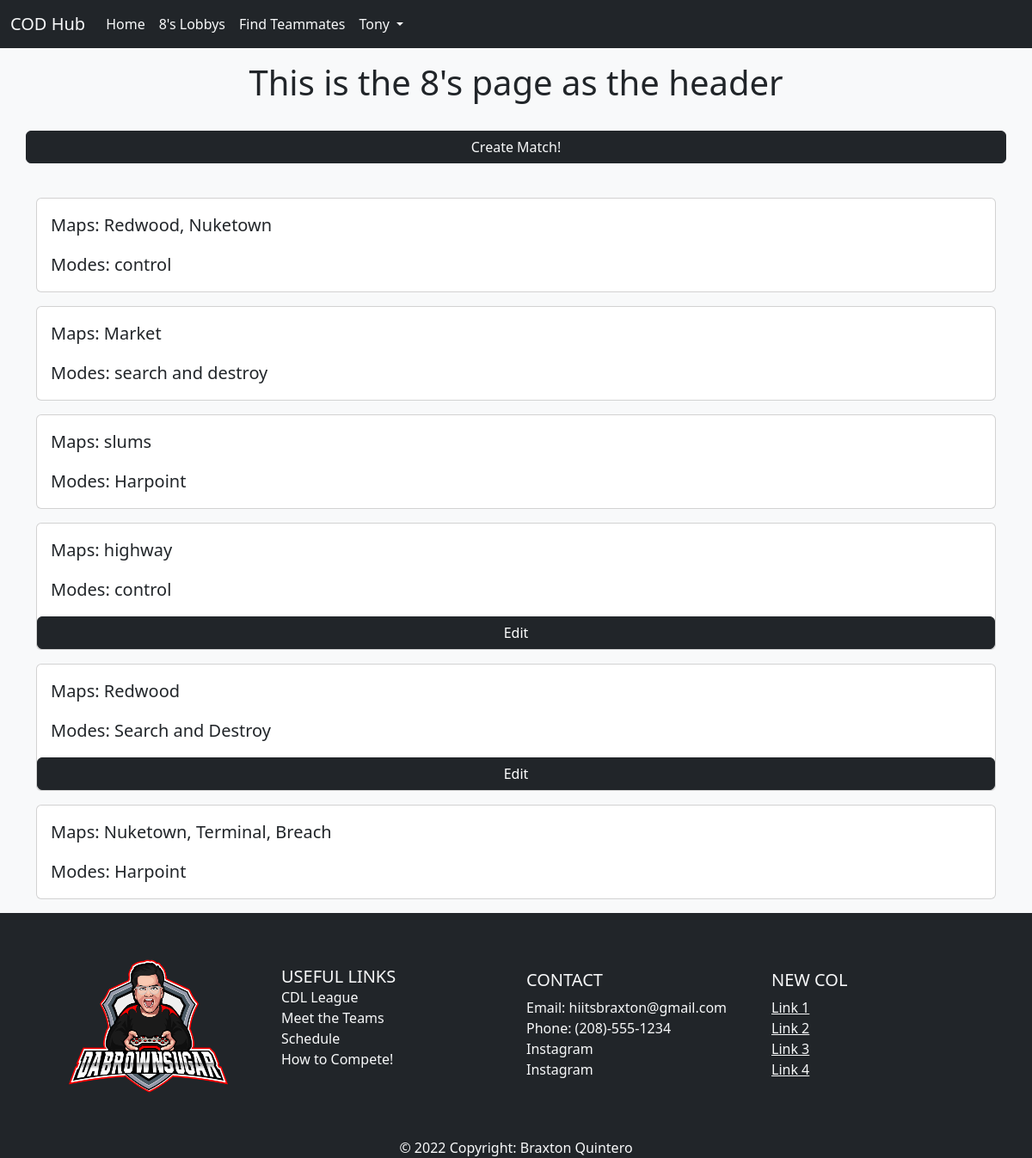
The app's page /eights (signed in), older data.
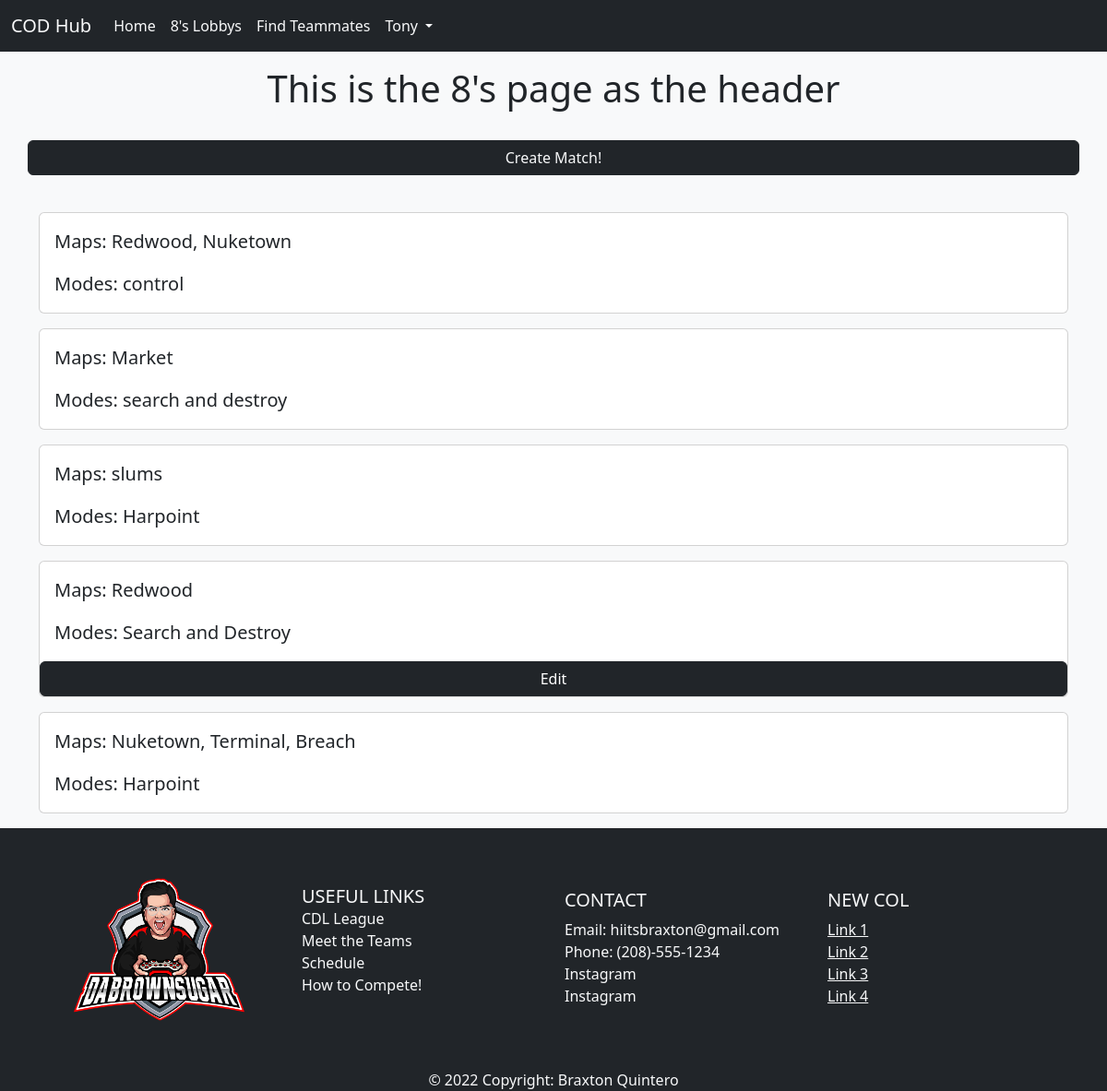
The same page, newer data.
### app/models.py (models this page shows, shortened)
class User(db.Model, UserMixin):
    id = db.Column(db.Integer, primary_key=True)
    email = db.Column(db.String(50), nullable=False, unique=True)
    username = db.Column(db.String(50), nullable=False, unique=True)
    password = db.Column(db.String(256), nullable=False)
    date_created = db.Column(db.DateTime, nullable=False, default=datetime.utcnow)

class Matches(db.Model):
    id = db.Column(db.Integer, primary_key=True)
    modes = db.Column(db.String(50), nullable=False)
    maps = db.Column(db.String(255), nullable=False)
    date_created = db.Column(db.DateTime, nullable=False, default=datetime.utcnow)
    user_id = db.Column(db.Integer, db.ForeignKey('user.id'))

### app/routes.py (the view)
@app.route("/eights", methods= ["GET", "POST"])
@login_required
def eights():
    matches = Matches.query.order_by(Matches.date_created.desc()).all()
    print(matches)
    return render_template('eights.html', matches=matches)

### app/models.py (called while the page is built)
@login.user_loader
def load_user(user_id):
    return User.query.get(user_id)

### app/templates/eights.html (shortened to what this page needs)
{% extends "base.html" %}
{% block content %}
<div class="row align-items-center justify-content-evenly text-center mt-3">
    <h1>This is the 8's page as the header</h1>
    <a href="{{ url_for('match') }}" class="btn btn-dark my-4 text-light">Create Match!</a>
</div>
{% for match in matches %}
<div class="card my-3">
    <div class="card-body">
    <blockquote class="blockquote mb-0">
        <p>Maps: {{ match.maps }}</p>
        <p>Modes: {{ match.modes }}</p>
    </blockquote>
    </div>
    {% if match.user_id == current_user.id %}
    <a href="{{ url_for('edit_match', match_id=match.id) }}" class="btn btn-dark">Edit</a>
    {% endif %}
</div>
{% endfor %}
{% endblock content %}

### app/templates/base.html (shortened to what this page needs)
<!DOCTYPE html>
<html lang="en">
<head>
    <link rel="stylesheet" href="https://cdn.jsdelivr.net/npm/bootstrap@5.2.2/dist/css/bootstrap.min.css">
</head>
<body class="bg-light">
    {% include 'navbar.html' %}
    <div style = "min-height: 75vh; " class="container position-relative">
        {% block content %}
        {% endblock %}
    </div>
    <footer>
        {% include 'footer.html' %}
    </footer>
</body>
</html>

### app/templates/navbar.html (shortened to what this page needs)
  <nav class="navbar navbar-expand-lg bg-dark">
    <div class="container-fluid">
      <a class="navbar-brand text-light">COD Hub</a>
      <div class="collapse navbar-collapse justify-content-start" id="navbarNavDropdown">
        <ul class="navbar-nav">
          <li class="nav-item">
            <a class="nav-link active text-light" aria-current="page" href="{{ url_for('index') }}">Home</a>
          </li>
          {% if current_user.is_authenticated %}
          <li class="nav-item">
            <a class="nav-link active text-light" aria-current="page" href="{{ url_for('eights') }}">8's Lobbys</a>
          </li>
          <li class="nav-item">
            <a class="nav-link active text-light" aria-current="page" href="{{ url_for('search_teammates') }}">Find Teammates</a>
          </li>
          <li class="nav-item dropdown text-light">
            <a class="nav-link active dropdown-toggle text-light" href="#" role="button" data-bs-toggle="dropdown" aria-expanded="false">
              {{ current_user.username }}
            </a>
          </li>
          {% endif %}
        </ul>
      </div>
    </div>
  </nav>

### app/templates/footer.html
<footer class="bg-dark text-center text-lg-start ">
  <div class="container">
    <div class="row align-items-center">
      <div class="col-lg-3 col-md-6 mb-4 mb-md-0">
        <img src="{{ url_for('static', filename='images/dabrownsugar-01.png') }}" class="img-fluid" alt="...">
      </div>
      <div class="col-lg-3 col-md-6 mb-4 mb-md-0">
        <h5 class="text-uppercase mb-0 text-light">Useful links</h5>
        <ul class="list-unstyled">
          <li>
            <a href="https://callofdutyleague.com/en-us/" class="text-light text-decoration-none">CDL League</a>
          </li>
          <li>
            <a href="https://callofdutyleague.com/en-us/teams?utm_source=cdlweb&utm_medium=navigationbar&utm_campaign=general" class="text-light text-decoration-none">Meet the Teams</a>
          </li>
          <li>
            <a href="https://callofdutyleague.com/en-us/schedule?utm_source=cdlweb&utm_medium=navigationbar&utm_campaign=general" class="text-light text-decoration-none">Schedule</a>
          </li>
          <li>
            <a href="https://callofdutyleague.com/en-us/challengers/how-to-compete?utm_source=challengersweb&utm_medium=navigationbar&utm_campaign=general" class="text-light text-decoration-none">How to Compete!</a>
          </li>
        </ul>
      </div>
      <div class="col-lg-3 col-md-6 mb-4 mb-md-0">
        <h5 class="text-uppercase text-light">Contact</h5>
        <ul class="list-unstyled mb-0">
          <li>
            <a class="text-light text-decoration-none">Email: hiitsbraxton@gmail.com</a>
          </li>
          <li>
            <a class="text-light text-decoration-none">Phone: (208)-555-1234</a>
          </li>
          <li>
            <a href="https://www.instagram.com/braxton_quintero/" class="text-light text-decoration-none">Instagram</a>
          </li>
          <li>
            <a href="https://www.instagram.com/braxton_quintero/" class="text-light text-decoration-none">Instagram</a>
          </li>
        </ul>
      </div>
      <div class="col-lg-3 col-md-6 mb-4 mb-md-0">
        <h5 class="text-uppercase text-light">New Col</h5>
        <ul class="list-unstyled mb-0">
          <li>
            <a href="#!" class="text-light">Link 1</a>
          </li>
          <li>
            <a href="#!" class="text-light">Link 2</a>
          </li>
          <li>
            <a href="#!" class="text-light">Link 3</a>
          </li>
          <li>
            <a href="#!" class="text-light">Link 4</a>
          </li>
        </ul>
      </div>
    </div>
  </div>
  <div class="text-center text-light">
    © 2022 Copyright:
    <a class="text-light text-decoration-none">Braxton Quintero</a>
  </div>
</footer>

Row changes from the older to the newer data that the page shows:
removed Matches: maps "highway", modes "control"
